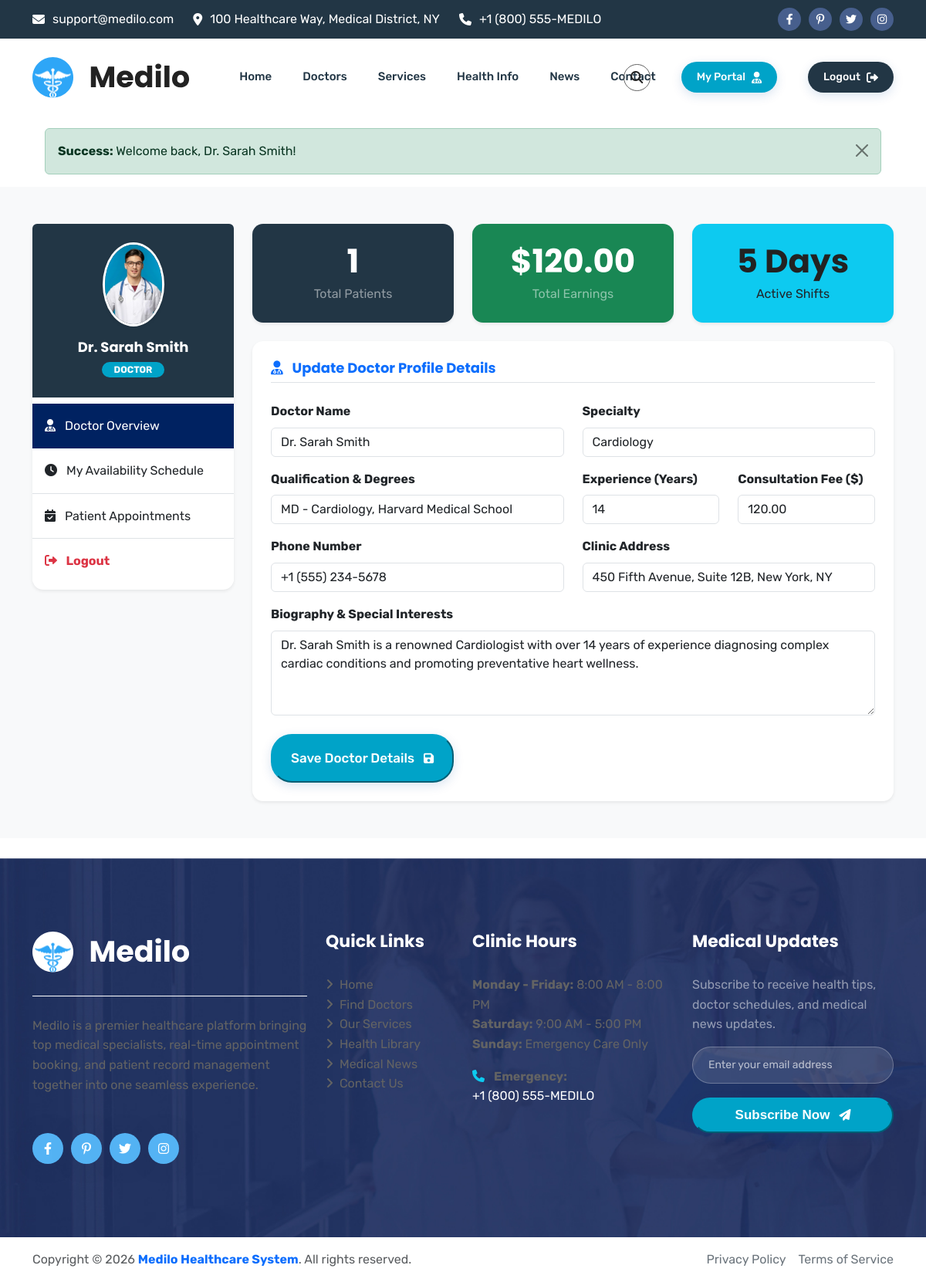
The app's page /frontend/doctor_dashboard.php (signed in) with its own data.
### tables this page shows
CREATE TABLE `doctors` (
  `id` INT AUTO_INCREMENT PRIMARY KEY,
  `user_id` INT UNIQUE NOT NULL,
  `specialty_id` INT NOT NULL,
  `city_id` INT NOT NULL,
  `qualification` VARCHAR(255) NOT NULL,
  `experience_years` INT DEFAULT 0,
  `consultation_fee` DECIMAL(10,2) NOT NULL DEFAULT 50.00,
  `bio` TEXT,
  `avatar` VARCHAR(255) DEFAULT 'assets/img/team_1.jpg',
  `created_at` DATETIME DEFAULT CURRENT_TIMESTAMP,
  FOREIGN KEY (`user_id`) REFERENCES `users`(`id`) ON DELETE CASCADE,
  FOREIGN KEY (`specialty_id`) REFERENCES `specialties`(`id`) ON DELETE CASCADE,
  FOREIGN KEY (`city_id`) REFERENCES `cities`(`id`) ON DELETE CASCADE
);

CREATE TABLE `users` (
  `id` INT AUTO_INCREMENT PRIMARY KEY,
  `username` VARCHAR(50) UNIQUE NOT NULL,
  `password` VARCHAR(255) NOT NULL,
  `email` VARCHAR(100) UNIQUE NOT NULL,
  `full_name` VARCHAR(100) NOT NULL,
  `phone` VARCHAR(30) NOT NULL,
  `address` TEXT NOT NULL,
  `role` ENUM('admin', 'doctor', 'patient') NOT NULL DEFAULT 'patient',
  `created_at` DATETIME DEFAULT CURRENT_TIMESTAMP
);

CREATE TABLE `specialties` (
  `id` INT AUTO_INCREMENT PRIMARY KEY,
  `name` VARCHAR(100) NOT NULL,
  `description` TEXT,
  `icon` VARCHAR(100) DEFAULT 'fa-solid fa-stethoscope',
  `created_at` DATETIME DEFAULT CURRENT_TIMESTAMP
);

### frontend/doctor_dashboard.php (the view, shortened to what the rows shown need)
<?php
require_once __DIR__ . '/../config/db.php';
require_once __DIR__ . '/../includes/auth_check.php';
$user = get_current_user_data();
$doctor = fetchOne("
    SELECT d.*, u.full_name, u.email, u.phone, u.address, s.name AS specialty_name, c.name AS city_name
    FROM doctors d
    JOIN users u ON d.user_id = u.id
    JOIN specialties s ON d.specialty_id = s.id
    JOIN cities c ON d.city_id = c.id
    WHERE d.user_id = ?
", [$user['id']]);
$tab = sanitize_input($_GET['tab'] ?? 'dashboard');
$schedules = fetchAll("SELECT * FROM doctor_schedules WHERE doctor_id = ? ORDER BY FIELD(day_of_week, 'Monday','Tuesday','Wednesday','Thursday','Friday','Saturday','Sunday')", [$doctor['id']]);
$appointments = fetchAll("
    SELECT a.*, u_pat.full_name AS patient_name, u_pat.phone AS patient_phone, u_pat.email AS patient_email, p.blood_group, p.medical_history
    FROM appointments a
    JOIN patients p ON a.patient_id = p.id
    JOIN users u_pat ON p.user_id = u_pat.id
    WHERE a.doctor_id = ?
    ORDER BY a.appointment_date ASC, a.appointment_time ASC
", [$doctor['id']]);
include_once __DIR__ . '/../includes/header.php';
?>
<section class="py-5 bg-light">
    <div class="container">
        <div class="row gy-4">
            <div class="col-lg-3">
                <?php include_once __DIR__ . '/../includes/sidebar.php'; ?>
            </div>
            <div class="col-lg-9">
                <?php if ($tab === 'schedule'): ?>
                    <div class="card border-0 shadow-sm rounded-3 p-4 mb-4">
                        <h4 class="border-bottom pb-2 mb-4 text-primary"><i class="fa-solid fa-clock me-2"></i> Manage Weekly Availability Schedule</h4>
                        <form action="<?php echo APP_URL; ?>/frontend/doctor_dashboard.php" method="POST" class="card bg-light p-3 border mb-4">
                            <input type="hidden" name="save_schedule" value="1">
                            <h6 class="fw-bold mb-3"><i class="fa-solid fa-pen-to-square me-1"></i> Add / Update Day Slot</h6>
                            <div class="row">
                                <div class="col-md-3 mb-3">
                                    <label class="form-label fw-bold">Day of Week</label>
                                    <select class="form-select" name="day_of_week" required>
                                        <option value="Monday">Monday</option>
                                        <option value="Tuesday">Tuesday</option>
                                        <option value="Wednesday">Wednesday</option>
                                        <option value="Thursday">Thursday</option>
                                        <option value="Friday">Friday</option>
                                        <option value="Saturday">Saturday</option>
                                        <option value="Sunday">Sunday</option>
                                    </select>
                                </div>
                                <div class="col-md-3 mb-3">
                                    <label class="form-label fw-bold">Start Time</label>
                                    <input type="time" class="form-control" name="start_time" required value="09:00">
                                </div>
                                <div class="col-md-3 mb-3">
                                    <label class="form-label fw-bold">End Time</label>
                                    <input type="time" class="form-control" name="end_time" required value="17:00">
                                </div>
                                <div class="col-md-3 mb-3">
                                    <label class="form-label fw-bold">Slot Duration</label>
                                    <select class="form-select" name="slot_duration">
                                        <option value="15">15 Mins</option>
                                        <option value="30" selected>30 Mins</option>
                                        <option value="45">45 Mins</option>
                                        <option value="60">60 Mins</option>
                                    </select>
                                </div>
                            </div>
                            <div class="d-flex justify-content-between align-items-center">
                                <div class="form-check">
                                    <input class="form-check-input" type="checkbox" name="is_available" id="is_available" value="1" checked>
                                    <label class="form-check-label fw-bold" for="is_available">Available for Bookings</label>
                                </div>
                                <button type="submit" class="btn btn-primary btn-sm px-4">
                                    Save Schedule Slot <i class="fa-solid fa-save ms-1"></i>
                                </button>
                            </div>
                        </form>
                        <h6 class="fw-bold mb-3">Current Active Availability Roster</h6>
                        <div class="table-responsive">
                            <table class="table table-hover align-middle">
                                <thead class="table-light">
                                    <tr>
                                        <th>Day</th>
                                        <th>Shift Timing</th>
                                        <th>Slot Size</th>
                                        <th>Status</th>
                                    </tr>
                                </thead>
                                <tbody>
                                    <?php foreach ($schedules as $sch): ?>
                                        <tr>
                                            <td class="fw-bold"><?php echo htmlspecialchars($sch['day_of_week']); ?></td>
                                            <td><?php echo date('g:i A', strtotime($sch['start_time'])) . ' - ' . date('g:i A', strtotime($sch['end_time'])); ?></td>
                                            <td><?php echo $sch['slot_duration']; ?> mins</td>
                                            <td>
                                                <?php if ($sch['is_available']): ?>
                                                    <span class="badge bg-success">Active</span>
                                                <?php else: ?>
                                                    <span class="badge bg-secondary">Unavailable</span>
                                                <?php endif; ?>
                                            </td>
                                        </tr>
                                    <?php endforeach; ?>
                                </tbody>
                            </table>
                        </div>
                    </div>
                <?php else: ?>
                    <div class="row gy-4 mb-4">
                        <div class="col-md-4">
                            <div class="card border-0 shadow-sm p-4 text-center rounded-3 cs_blue_bg text-white">
                                <h2 class="text-white fw-bold mb-1"><?php echo count($appointments); ?></h2>
                                <p class="text-white-50 mb-0">Total Patients</p>
                            </div>
                        </div>
                        <div class="col-md-4">
                            <div class="card border-0 shadow-sm p-4 text-center rounded-3 bg-success text-white">
                                <h2 class="text-white fw-bold mb-1">
                                    $<?php echo number_format(array_sum(array_column($appointments, 'fee')), 2); ?>
                                </h2>
                                <p class="text-white-50 mb-0">Total Earnings</p>
                            </div>
                        </div>
                        <div class="col-md-4">
                            <div class="card border-0 shadow-sm p-4 text-center rounded-3 bg-info text-dark">
                                <h2 class="fw-bold mb-1"><?php echo count($schedules); ?> Days</h2>
                                <p class="mb-0 text-dark-50">Active Shifts</p>
                            </div>
                        </div>
                    </div>
                    <div class="card border-0 shadow-sm rounded-3 p-4">
                        <h5 class="border-bottom pb-2 mb-4 text-primary"><i class="fa-solid fa-user-doctor me-2"></i> Update Doctor Profile Details</h5>
                        <form action="<?php echo APP_URL; ?>/frontend/doctor_dashboard.php" method="POST">
                            <div class="row">
                                <div class="col-md-6 mb-3">
                                    <label class="form-label fw-bold">Doctor Name</label>
                                    <input type="text" class="form-control" value="<?php echo htmlspecialchars($doctor['full_name']); ?>" readonly>
                                </div>
                                <div class="col-md-6 mb-3">
                                    <label class="form-label fw-bold">Specialty</label>
                                    <input type="text" class="form-control" value="<?php echo htmlspecialchars($doctor['specialty_name']); ?>" readonly>
                                </div>
                            </div>
                            <div class="row">
                                <div class="col-md-6 mb-3">
                                    <label class="form-label fw-bold">Qualification & Degrees</label>
                                    <input type="text" class="form-control" name="qualification" required value="<?php echo htmlspecialchars($doctor['qualification']); ?>">
                                </div>
                                <div class="col-md-3 mb-3">
                                    <label class="form-label fw-bold">Experience (Years)</label>
                                    <input type="number" class="form-control" name="experience_years" min="0" value="<?php echo $doctor['experience_years']; ?>">
                                </div>
                                <div class="col-md-3 mb-3">
                                    <label class="form-label fw-bold">Consultation Fee ($)</label>
                                    <input type="number" step="0.01" class="form-control" name="consultation_fee" required value="<?php echo $doctor['consultation_fee']; ?>">
                                </div>
                            </div>
                            <div class="row">
                                <div class="col-md-6 mb-3">
                                    <label class="form-label fw-bold">Phone Number</label>
                                    <input type="text" class="form-control" name="phone" required value="<?php echo htmlspecialchars($doctor['phone']); ?>">
                                </div>
                                <div class="col-md-6 mb-3">
                                    <label class="form-label fw-bold">Clinic Address</label>
                                    <input type="text" class="form-control" name="address" required value="<?php echo htmlspecialchars($doctor['address']); ?>">
                                </div>
                            </div>
                            <div class="mb-4">
                                <label class="form-label fw-bold">Biography & Special Interests</label>
                                <textarea class="form-control" name="bio" rows="4"><?php echo htmlspecialchars($doctor['bio']); ?></textarea>
                            </div>
                            <button type="submit" class="cs_btn cs_style_1 cs_color_1 py-3 px-4">
                                <span>Save Doctor Details</span> <i class="fa-solid fa-floppy-disk ms-1"></i>
                            </button>
                        </form>
                    </div>
                <?php endif; ?>
            </div>
        </div>
    </div>
</section>
<?php include_once __DIR__ . '/../includes/footer.php'; ?>

### includes/sidebar.php (shortened to what the rows shown need)
<?php
require_once __DIR__ . '/auth_check.php';
$user = get_current_user_data();
?>
<div class="card border-0 shadow-sm mb-4">
    <div class="card-body text-center p-4 cs_blue_bg text-white rounded-top">
        <div class="mb-3">
            <img src="<?php echo APP_URL; ?>/assets/img/team_1.jpg" class="rounded-circle border border-3 border-white shadow-sm" width="80" height="80" alt="User Profile">
        </div>
        <h5 class="mb-1 text-white"><?php echo htmlspecialchars($user['full_name'] ?? 'User'); ?></h5>
        <span class="badge bg-info text-dark px-3 py-1 rounded-pill text-uppercase">
            <?php echo htmlspecialchars($user['role'] ?? 'Guest'); ?>
        </span>
    </div>
</div>

### records on screen
doctors: user.full_name "Dr. Sarah Smith", specialty.name "Cardiology", qualification "MD - Cardiology, Harvard Medical School", experience_years "14", consultation_fee "120.00", phone "+1 (555) 234-5678", address "450 Fifth Avenue, Suite 12B, New York, NY", bio "Dr. Sarah Smith is a renowned Cardiologist with over 14 years of experience diagnosing complex cardiac conditions and promoting preventative heart wellness."

### other values on screen
$type "Success"
$msg "Welcome back, Dr. Sarah Smith!"
$user['role'] "DOCTOR"
count($appointments) "1"
array_sum(array_column($appointments, 'fee')) "120.00"
count($schedules) "5"
